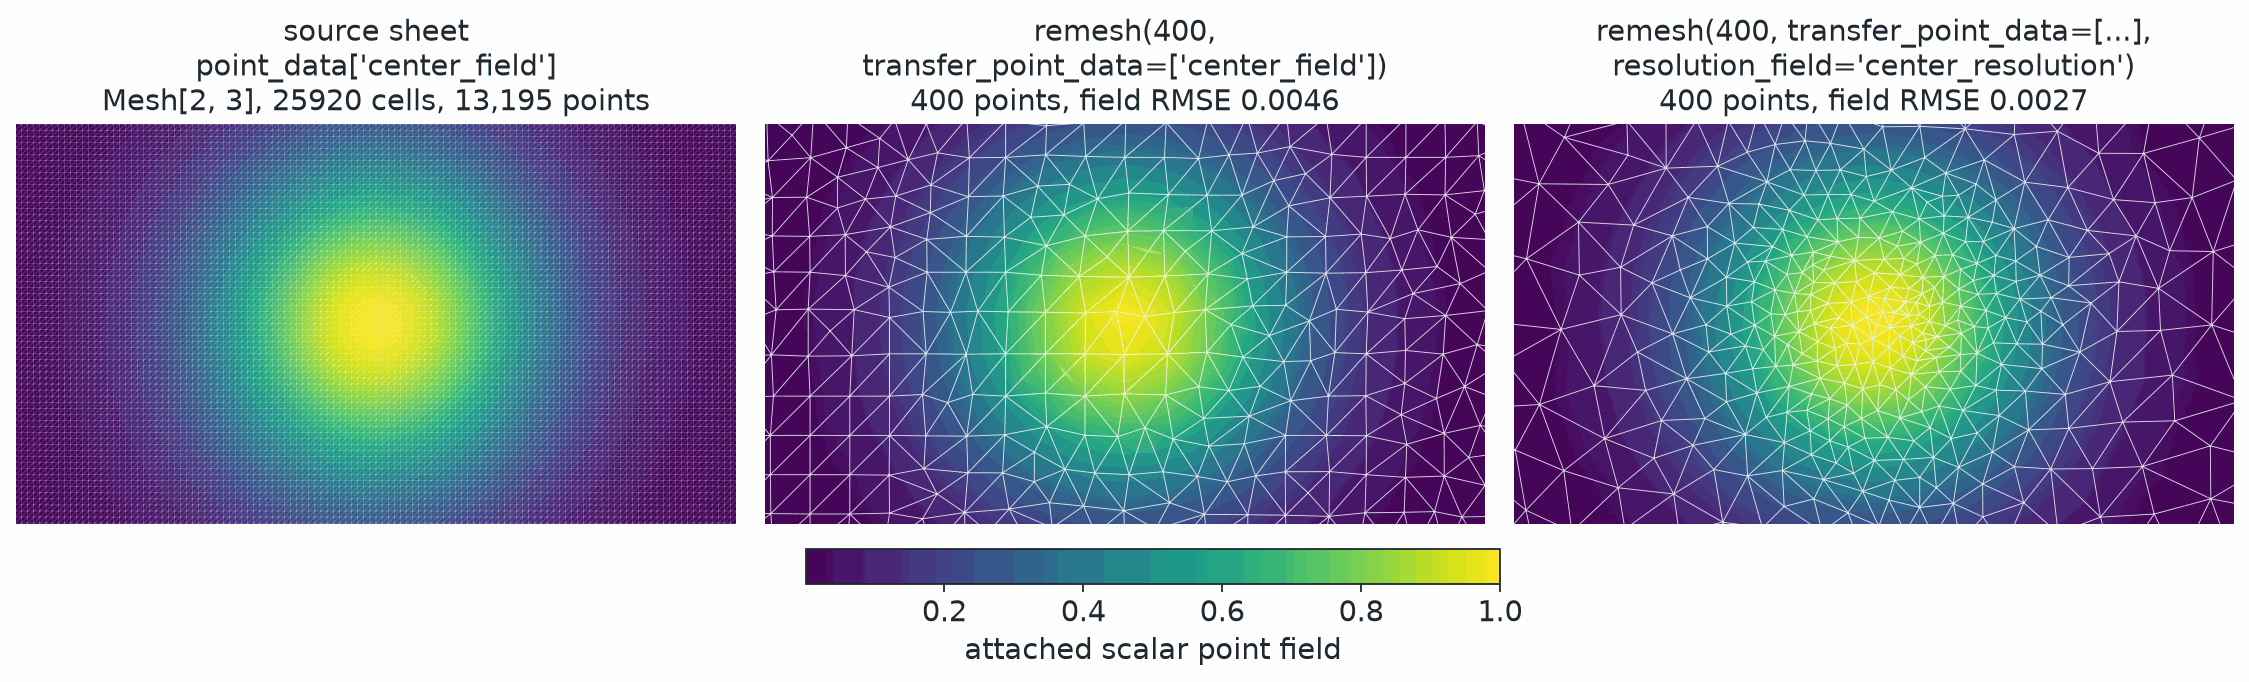

Python code for this plot:
# SPDX-FileCopyrightText: Copyright (c) 2026 NVIDIA CORPORATION & AFFILIATES.
# SPDX-FileCopyrightText: All rights reserved.
# SPDX-License-Identifier: Apache-2.0
#
# Licensed under the Apache License, Version 2.0 (the "License");
# you may not use this file except in compliance with the License.
# You may obtain a copy of the License at
#
# http://www.apache.org/licenses/LICENSE-2.0
#
# Unless required by applicable law or agreed to in writing, software
# distributed under the License is distributed on an "AS IS" BASIS,
# WITHOUT WARRANTIES OR CONDITIONS OF ANY KIND, either express or implied.
# See the License for the specific language governing permissions and
# limitations under the License.

"""Render field preservation under uniform and field-aware mesh reduction."""

from __future__ import annotations

from pathlib import Path

import matplotlib
import numpy as np
import torch

matplotlib.use("Agg")

import matplotlib.pyplot as plt  # noqa: E402
import matplotlib.tri as mtri  # noqa: E402
from _style import clean_axis, mesh_label, save  # noqa: E402
from matplotlib.colors import Normalize  # noqa: E402

from physicsnemo.mesh import Mesh

OUTPUT = Path(__file__).parent / "remeshing_point_data.png"

X_LIMITS = (-1.65, 1.65)
Y_LIMITS = (-1.02, 1.02)
PLOT_X_LIMITS = (-1.35, 1.35)
PLOT_Y_LIMITS = (-0.75, 0.75)
SOURCE_COLUMNS = 145
SOURCE_ROWS = 91
TARGET_VERTICES = 400
FIELD_KEY = "center_field"
RESOLUTION_KEY = "center_resolution"
FIELD_WIDTH = 0.46
MAX_RESOLUTION_MULTIPLIER = 4.0

EDGE_COLOR = "#ffffff"
BACKGROUND_COLOR = "#f7f9fa"
TEXT_COLOR = "#23313a"
FIELD_CMAP = "viridis"


def _device() -> torch.device:
    """Use CUDA when available and retain a portable CPU path."""

    return torch.device("cuda" if torch.cuda.is_available() else "cpu")


def _make_sheet(device: torch.device) -> Mesh:
    """Create a dense, consistently oriented triangle sheet."""

    x_axis = torch.linspace(
        X_LIMITS[0],
        X_LIMITS[1],
        SOURCE_COLUMNS,
        dtype=torch.float32,
        device=device,
    )
    y_axis = torch.linspace(
        Y_LIMITS[0],
        Y_LIMITS[1],
        SOURCE_ROWS,
        dtype=torch.float32,
        device=device,
    )
    y_grid, x_grid = torch.meshgrid(y_axis, x_axis, indexing="ij")
    points = torch.stack(
        (x_grid, y_grid, torch.zeros_like(x_grid)),
        dim=-1,
    ).reshape(-1, 3)

    rows = torch.arange(SOURCE_ROWS - 1, device=device)
    columns = torch.arange(SOURCE_COLUMNS - 1, device=device)
    row_grid, column_grid = torch.meshgrid(rows, columns, indexing="ij")
    lower_left = row_grid * SOURCE_COLUMNS + column_grid
    lower_right = lower_left + 1
    upper_left = lower_left + SOURCE_COLUMNS
    upper_right = upper_left + 1
    cells = torch.stack(
        (
            torch.stack((lower_left, lower_right, upper_right), dim=-1),
            torch.stack((lower_left, upper_right, upper_left), dim=-1),
        ),
        dim=-2,
    ).reshape(-1, 3)
    return Mesh(points=points, cells=cells)


def _input_field(x: torch.Tensor, y: torch.Tensor) -> torch.Tensor:
    """Evaluate one smooth sphere-like scalar field at the mesh center."""

    squared_radius = x.square() + y.square()
    return torch.exp(-0.5 * squared_radius / FIELD_WIDTH**2)


def _triangulation(mesh: Mesh) -> mtri.Triangulation:
    """Convert a planar mesh to a Matplotlib triangulation."""

    points = mesh.points.detach().cpu().to(torch.float64).numpy()
    cells = mesh.cells.detach().cpu().to(torch.int64).numpy()
    return mtri.Triangulation(points[:, 0], points[:, 1], cells)


def _interpolate_field(
    mesh: Mesh,
    x_grid: np.ndarray,
    y_grid: np.ndarray,
) -> np.ma.MaskedArray:
    """Interpolate one mesh field on the supplied evaluation grid."""
    triangulation = _triangulation(mesh)
    values = mesh.point_data[FIELD_KEY].detach().cpu().to(torch.float64).numpy()
    interpolator = mtri.LinearTriInterpolator(triangulation, values)
    return interpolator(x_grid, y_grid)


def _preservation_rmse(
    uniform: Mesh,
    adaptive: Mesh,
    reference: Mesh,
) -> tuple[float, float]:
    """Compare both reduced fields with the input on one shared grid subset."""
    x_axis = np.linspace(PLOT_X_LIMITS[0], PLOT_X_LIMITS[1], 260)
    y_axis = np.linspace(PLOT_Y_LIMITS[0], PLOT_Y_LIMITS[1], 160)
    x_grid, y_grid = np.meshgrid(x_axis, y_axis)
    uniform_field = _interpolate_field(uniform, x_grid, y_grid)
    adaptive_field = _interpolate_field(adaptive, x_grid, y_grid)
    reference_field = _interpolate_field(reference, x_grid, y_grid)
    valid = (
        ~np.ma.getmaskarray(uniform_field)
        & ~np.ma.getmaskarray(adaptive_field)
        & ~np.ma.getmaskarray(reference_field)
    )
    if not np.any(valid):
        raise RuntimeError("The reduced fields do not share an evaluation region")
    if float(valid.mean()) < 0.9:
        raise RuntimeError("The shared evaluation region covers too little of the grid")

    reference_values = np.asarray(reference_field)[valid]
    errors = (
        np.asarray(uniform_field)[valid] - reference_values,
        np.asarray(adaptive_field)[valid] - reference_values,
    )
    return tuple(float(np.sqrt(np.mean(error * error))) for error in errors)


def _draw_field(
    axis: plt.Axes,
    mesh: Mesh,
    values: torch.Tensor,
    normalization: Normalize,
    *,
    edge_linewidth: float = 0.42,
    edge_alpha: float = 0.82,
) -> None:
    """Draw one field panel with common limits and compact styling."""

    triangulation = _triangulation(mesh)
    axis.tripcolor(
        triangulation,
        values.detach().cpu().to(torch.float64).numpy(),
        cmap=FIELD_CMAP,
        norm=normalization,
        shading="gouraud",
        rasterized=True,
    )
    axis.triplot(
        triangulation,
        color=EDGE_COLOR,
        linewidth=edge_linewidth,
        alpha=edge_alpha,
    )
    clean_axis(axis, (PLOT_X_LIMITS, PLOT_Y_LIMITS))


def main() -> None:
    """Generate the field-preserving reduction documentation image."""

    source = _make_sheet(_device())
    x = source.points[:, 0]
    y = source.points[:, 1]
    source.point_data[FIELD_KEY] = _input_field(x, y)
    source.point_data[RESOLUTION_KEY] = (
        1.0 + (MAX_RESOLUTION_MULTIPLIER - 1.0) * source.point_data[FIELD_KEY]
    )

    uniform = source.remesh(
        TARGET_VERTICES,
        transfer_point_data=[FIELD_KEY],
    )
    adaptive = source.remesh(
        TARGET_VERTICES,
        transfer_point_data=[FIELD_KEY],
        resolution_field=RESOLUTION_KEY,
    )

    uniform_rmse, adaptive_rmse = _preservation_rmse(uniform, adaptive, source)
    if not np.isfinite([uniform_rmse, adaptive_rmse]).all():
        raise RuntimeError("Mesh reduction produced nonfinite field errors")
    if not adaptive_rmse < 0.85 * uniform_rmse:
        raise RuntimeError(
            "Field-aware reduction did not materially reduce preservation error"
        )

    source_values = source.point_data[FIELD_KEY]
    lower = float(source_values.amin().detach().cpu())
    upper = float(source_values.amax().detach().cpu())
    normalization = Normalize(vmin=lower, vmax=upper)

    figure, axes = plt.subplots(1, 3, figsize=(14.0, 4.4))

    _draw_field(
        axes[0],
        source,
        source.point_data[FIELD_KEY],
        normalization,
        edge_linewidth=0.18,
        edge_alpha=0.42,
    )
    _draw_field(
        axes[1],
        uniform,
        uniform.point_data[FIELD_KEY],
        normalization,
    )
    _draw_field(
        axes[2],
        adaptive,
        adaptive.point_data[FIELD_KEY],
        normalization,
    )

    axes[0].set_title(
        f"source sheet\npoint_data[{FIELD_KEY!r}]\n"
        f"{mesh_label(source)}, {source.n_points:,} points"
    )
    axes[1].set_title(
        f"remesh({TARGET_VERTICES},\ntransfer_point_data=[{FIELD_KEY!r}])\n"
        f"{uniform.n_points:,} points, field RMSE {uniform_rmse:.4f}"
    )
    axes[2].set_title(
        f"remesh({TARGET_VERTICES}, transfer_point_data=[...],\n"
        f"resolution_field={RESOLUTION_KEY!r})\n"
        f"{adaptive.n_points:,} points, field RMSE {adaptive_rmse:.4f}"
    )

    colorbar = figure.colorbar(
        plt.cm.ScalarMappable(norm=normalization, cmap=FIELD_CMAP),
        ax=axes,
        orientation="horizontal",
        fraction=0.07,
        pad=0.05,
        shrink=0.4,
    )
    colorbar.set_label("attached scalar point field")

    figure.subplots_adjust(left=0.005, right=0.995, bottom=0.2, top=0.86, wspace=0.04)
    save(figure, OUTPUT, tight=True)
    print(
        "Field preservation RMSE: "
        f"uniform={uniform_rmse:.3e}, adaptive={adaptive_rmse:.3e}"
    )


if __name__ == "__main__":
    main()
